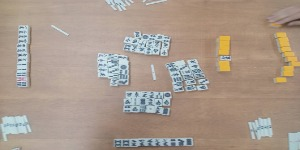
#> input picture mahjong_realtime_simulator/media/board_tiles_image.jpg, 300 x 150 px
$ python -i detect.py   (imports and definitions only)
#> lines starting #> are read from the running program, lines starting #| are printed output that depends on the picture; after the words box and inside, x2 and y2 are one past the last pixel; in counts of white or black regions, pixels touching at a corner belong together
#> further down, picture is the input picture: shape (150, 300, 3); mean B, G, R 140.6, 153.4, 169
# detect.py
# 画像から手牌、盤面の情報を取得する

import cv2
import numpy as np
import math
import os
import onnxruntime as ort # onnxruntimeに変更
from django.conf import settings
from .meld_sep import melded_tiles_sep # meld_sep.pyからインポート
from .result_check import result_check_main # result_check.pyからインポート

# import detect_debug # デバッグ用モジュール


# ローカルモデルのパスを指定
# [1 line that did not run here, left out]
# LOCAL_YOLO_MODEL_PATH = os.path.join("yolov8-best-ver2.onnx")

# 検出閾値（YOLOv8の推論時に指定）
DETECTION_CONFIDENCE_THRESHOLD = 0.5
iou_threshold = 0.4

# YOLOv8の入力サイズ
INPUT_SHAPE = (640, 640)

# 牌種類変換表
tile_convert = {
    5: 18,  # 一索 (1s)
    3: 0,   # 一萬 (1m)
    4: 9,   # 一筒 (1p)
    9: 19,  # 二索 (2s)
    7: 1,   # 二萬 (2m)
    8: 10,  # 二筒 (2p)
    13: 20, # 三索 (3s)
    11: 2,  # 三萬 (3m)
    12: 11, # 三筒 (3p)
    17: 21, # 四索 (4s)
    15: 3,  # 四萬 (4m)
    16: 12, # 四筒 (4p)
    21: 22, # 五索 (5s)
    19: 4,  # 五萬 (5m)
    20: 13, # 五筒 (5p)
    25: 23, # 六索 (6s)
    23: 5,  # 六萬 (6m)
    24: 14, # 六筒 (6p)
    29: 24, # 七索 (7s)
    27: 6,  # 七萬 (7m)
    28: 15, # 七筒 (7p)
    33: 25, # 八索 (8s)
    31: 7,  # 八萬 (8m)
    32: 16, # 八筒 (8p)
    36: 26, # 九索 (9s)
    34: 8,  # 九萬 (9m)
    35: 17, # 九筒 (9p)
    6: 27, # 東 (1z)
    26: 32, # 發 (6z)
    18: 30, # 北 (4z)
    30: 33, # 中 (7z)
    10: 28, # 南 (2z)
    22: 31, # 白 (5z)
    14: 29, # 西 (3z)
    0: 34, # 5萬 (赤)
    1: 35, # 5筒 (赤)
    2: 36, # 5索 (赤)
}

# 赤ドラ用の新しいIDマッピングを追加 (旧コードはコメントアウト)
# red_dora_id_map = {
#     # YOLOのclass_id: 新しい麻雀牌ID
#     19: 34, # 5萬 (赤) (YOLOの5萬のIDが19)
#     20: 35, # 5筒 (赤) (YOLOの5筒のIDが20)
#     21: 36, # 5索 (赤) (YOLOの5索のIDが21)
# }


# グローバル変数としてONNXセッションを保持
_ort_session = None

# [14 lines left out: function _load_yolo_model, not called in this run]

def check_red_color_with_percentage(image_np: np.ndarray, red_pixel_threshold_percent=12) -> bool:
    """NumPy配列画像内の赤色の割合を計算し、しきい値以上ならTrueを返す関数。"""
#> called with red_pixel_threshold_percent = 12
    if image_np is None or image_np.size == 0:
        return False

    total_pixels = image_np.shape[0] * image_np.shape[1]
#> total_pixels = 45000
    if total_pixels == 0:
        return False

    hsv = cv2.cvtColor(image_np, cv2.COLOR_BGR2HSV)
#> hsv: shape (150, 300, 3); mean H, S, V 24.6, 52.4, 172.3

    lower_red1 = np.array([0, 45, 45])
    upper_red1 = np.array([22, 255, 255])
    lower_red2 = np.array([155, 45, 45])
    upper_red2 = np.array([179, 255, 255])

    mask1 = cv2.inRange(hsv, lower_red1, upper_red1)
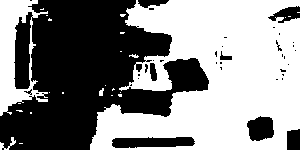
#> mask1: shape (150, 300); 53.5% white; 37 black regions (28 under 20 px), largest, box (x1, y1, x2, y2) and area: (0, 0, 209, 150) 18642, (112, 137, 195, 148) 752, (247, 116, 274, 141) 524
    mask2 = cv2.inRange(hsv, lower_red2, upper_red2)
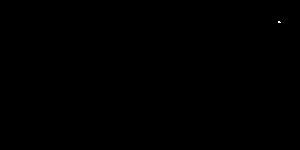
#> mask2: shape (150, 300); 0.01% white in thin lines or dots, all inside (x1, y1, x2, y2) = (278, 21, 281, 23)
    mask = mask1 + mask2

    red_pixels = cv2.countNonZero(mask)
#> red_pixels = 24076
    red_percentage = (red_pixels / total_pixels) * 100
#> red_percentage = 53.5

    return red_percentage >= red_pixel_threshold_percent


# [728 lines left out: functions letterbox, preprocess_image, tile_detection, turn_calculation, extract_ids_and_confs, dora_detection and 4 more, not called in this run]


# メイン関数（テスト用）
# [19 lines not run here, left out]

    # # デバッグ用
    # detect_debug.print_detection_details(analysis_result)
    # detect_debug.analyze_anomalies_by_prefix(analysis_result)

>>> import cv2
>>> picture = cv2.imread('../media/board_tiles_image.jpg')
>>> result = check_red_color_with_percentage(picture)
#> result = True

$ run again, on mahjong_realtime_simulator/media/hand_tiles_image.jpeg
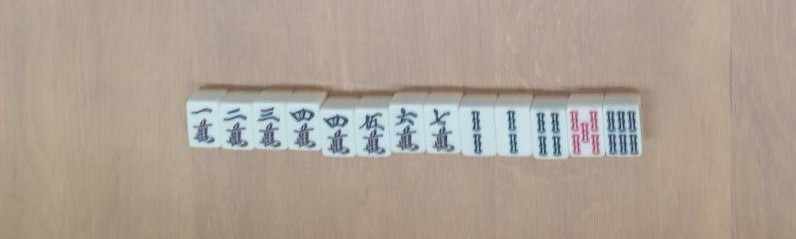
#> input picture mahjong_realtime_simulator/media/hand_tiles_image.jpeg, 796 x 239 px
#> picture is the input picture: shape (239, 796, 3); mean B, G, R 149.1, 160.5, 173.1
#> hsv: shape (239, 796, 3); mean H, S, V 24.8, 44.6, 176.3
#> in check_red_color_with_percentage, `mask1 = cv2.inRange(hsv, lower_red1, upper_red1)`:
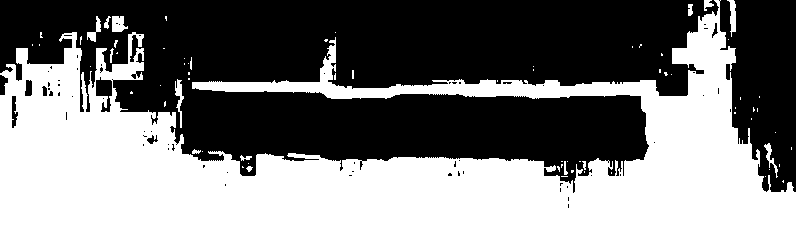
#> mask1: shape (239, 796); 48.4% white; 72 white regions (56 under 20 px), largest, box (x1, y1, x2, y2) and area: (0, 0, 796, 239) 90651, (112, 16, 128, 32) 193, (175, 79, 184, 128) 183
#> mask2: shape (239, 796); 0.31% white; 2 white regions, box (x1, y1, x2, y2) and area: (572, 112, 589, 154) 348, (590, 112, 599, 154) 233
#> in check_red_color_with_percentage, `mask = mask1 + mask2`:
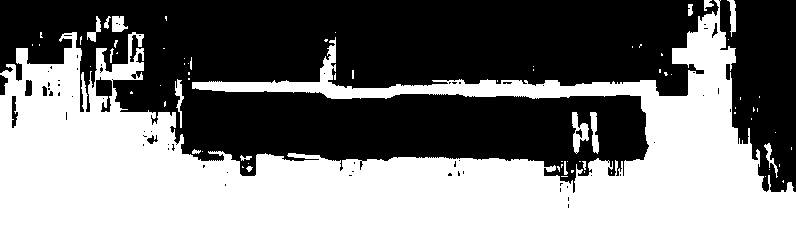
#> mask: shape (239, 796); 48.7% white; 74 white regions (56 under 20 px), largest, box (x1, y1, x2, y2) and area: (0, 0, 796, 239) 90651, (572, 112, 589, 154) 348, (590, 112, 599, 154) 233
#> red_pixels = 92672
#> red_percentage = 48.71
#> result = True
